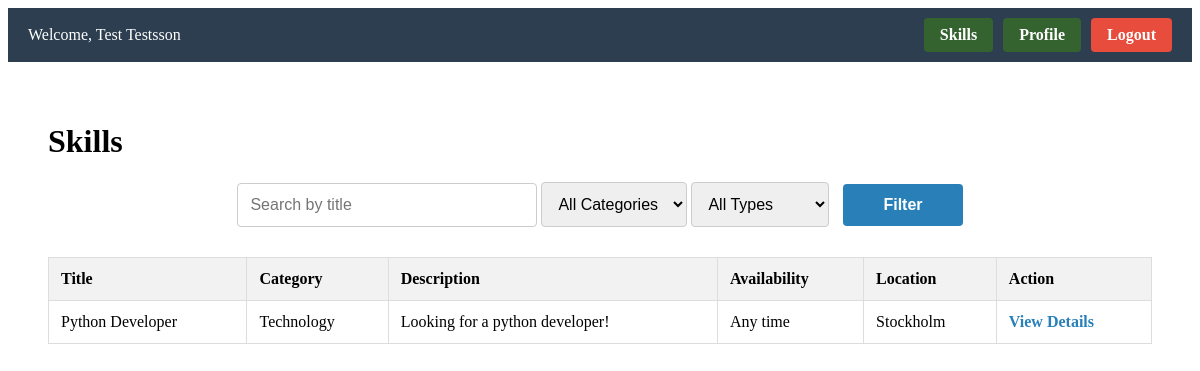
Page /skillswapapp/skills/ (signed in) on the committed database.
### skillswapapp/models.py (models this page shows, shortened)
class Skill(models.Model):
    TYPE_CHOICES = [
        ("offer", "Offering Skill"),
        ("seek", "Seeking Skill"),
    ]
    CATEGORY_CHOICES = [
        ("music", "Music"),
        ("language", "Language"),
        ("tech", "Technology"),
        ("art", "Art"),
        ("sports", "Sports"),
        ("other", "Other"),
    ]
    user = models.ForeignKey(User, on_delete=models.CASCADE, related_name="skills")
    type = models.CharField(max_length=10, choices=TYPE_CHOICES, default="offer", help_text="*")
    title = models.CharField(max_length=100, help_text="*")
    category = models.CharField(max_length=20, choices=CATEGORY_CHOICES, default="other", help_text="*")
    description = models.TextField(max_length=300, help_text="*")
    availability = models.CharField(max_length=100, help_text="* E.g. Weekends, Evenings etc.")
    location = models.CharField(max_length=100, help_text="* E.g. City, Remote etc.")

### skillswapapp/views.py (the view)
# urls.py: path("skills/", views.skills, name="skills"),
@login_required(login_url="skillswapapp:login")
def skills(request):
    query = request.GET.get("q", "")
    category = request.GET.get("category", "")
    type_ = request.GET.get("type", "")
    current_username = request.session.get("username")
    skills = Skill.objects.exclude(user__username=current_username)
    if category:
        skills = skills.filter(category__iexact=category)
    if type_:
        skills = skills.filter(type__iexact=type_)
    if query:
        skills = skills.filter(Q(title__icontains=query) | Q(category__icontains=query))
    return render(request, "skillswapapp/skills.html", {"skills": skills})

### templates/skillswapapp/skills.html (shortened to what this page needs)
{% extends 'skillswapapp/base.html' %}
{% load static %}
{% block body_block %}
<div class="content">
  <h1>Skills</h1>
  <form method="get" class="search-form">
    <input type="text" name="q" placeholder="Search by title" value="{{ request.GET.q }}">
    <select name="category" style="padding: 12px; font-size: 16px; border-radius: 4px; border: 1px solid #ccc;">
      <option value="">All Categories</option>
    </select>
    <select name="type" style="padding: 12px; font-size: 16px; border-radius: 4px; border: 1px solid #ccc;">
      <option value="">All Types</option>
    </select>
    <button type="submit">Filter</button>
  </form>
  <table>
    <thead>
      <tr>
        <th>Title</th>
        <th>Category</th>
        <th>Description</th>
        <th>Availability</th>
        <th>Location</th>
        <th>Action</th>
      </tr>
    </thead>
    <tbody>
      {% for skill in skills %}
        <tr>
          <td>{{ skill.title }}</td>
          <td>{{ skill.get_category_display }}</td>
          <td>{{ skill.description }}</td>
          <td>{{ skill.availability }}</td>
          <td>{{ skill.location }}</td>
          <td><a href="{% url 'skillswapapp:skilldetails' skill.id %}" class="view-link">View Details</a></td>
        </tr>
      {% empty %}
        <tr>
          <td colspan="6">No skills found.</td>
        </tr>
      {% endfor %}
    </tbody>
  </table>
</div>
{% endblock %}

### templates/skillswapapp/base.html (shortened to what this page needs)
<html>
    <head>
        {% load static %}
        <link rel="stylesheet" href="{% static "css/styles.css" %}">
    </head>
    <body>
        {% if user.is_authenticated %}
        <div class="top-bar">
          <div class="user-info">
            <span>Welcome, {{ request.user.first_name }}</span>
          </div>
            <div class="btn-container">
              <a href="{% url 'skillswapapp:skills' %}" class="profile-btn">Skills</a>
              <a href="{% url 'skillswapapp:profile' %}" class="profile-btn">Profile</a>
              <a href="{% url 'skillswapapp:logout' %}" class="logout-btn">Logout</a>
            </div>
        </div>
        {% endif %}
            {% block body_block %}{% endblock %}
    </body>
</html>

### static/css/styles.css (style rules this page uses)
.top-bar { display: flex; justify-content: space-between; align-items: center; background-color: #2c3e50; color: white; padding: 10px 20px; font-size: 16px; }
.btn-container { display: flex; gap: 10px; }
.profile-btn { background-color: #34632f; color: white; padding: 8px 16px; border: none; border-radius: 4px; text-decoration: none; font-weight: bold; }
.logout-btn { background-color: #e74c3c; color: white; padding: 8px 16px; border: none; border-radius: 4px; text-decoration: none; font-weight: bold; }
.content { padding: 40px; }
.search-form { margin-bottom: 30px; text-align: center; }
.search-form input { padding: 12px; width: 300px; border-radius: 4px; border: 1px solid #ccc; font-size: 16px; }
.search-form button { padding: 12px 40px; background-color: #2980b9; color: white; border: none; border-radius: 4px; font-size: 16px; font-weight: bold; margin-left: 10px; cursor: pointer; transition: background-color 0.3s ease; }
table { width: 100%; border-collapse: collapse; margin-top: 20px; }
th, td { padding: 12px; border: 1px solid #ddd; text-align: left; }
th { background-color: #f2f2f2; }
.view-link { color: #2980b9; text-decoration: none; font-weight: bold; }
.user-info { display: flex; align-items: center; gap: 10px; }

### rows in the picture
Skill: title "Python Developer", category "Technology", description "Looking for a python developer!", availability "Any time", location "Stockholm"

### other values in the picture
{{ request.user.first_name }} "Test Testsson"
